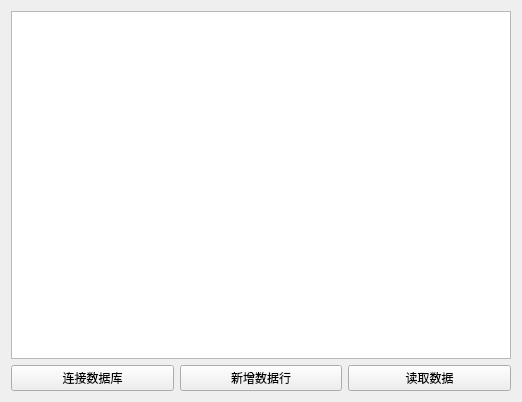
<?xml version="1.0" encoding="UTF-8"?>
<ui version="4.0">
 <class>Widget</class>
 <widget class="QWidget" name="Widget">
  <property name="geometry">
   <rect>
    <x>0</x>
    <y>0</y>
    <width>522</width>
    <height>402</height>
   </rect>
  </property>
  <property name="windowTitle">
   <string>Widget</string>
  </property>
  <layout class="QGridLayout" name="gridLayout">
   <item row="0" column="0" colspan="3">
    <widget class="QTableView" name="tableView"/>
   </item>
   <item row="1" column="0">
    <widget class="QPushButton" name="but_connect">
     <property name="text">
      <string>连接数据库</string>
     </property>
    </widget>
   </item>
   <item row="1" column="1">
    <widget class="QPushButton" name="but_add">
     <property name="text">
      <string>新增数据行</string>
     </property>
    </widget>
   </item>
   <item row="1" column="2">
    <widget class="QPushButton" name="but_read">
     <property name="text">
      <string>读取数据</string>
     </property>
    </widget>
   </item>
  </layout>
 </widget>
 <resources/>
 <connections/>
</ui>
